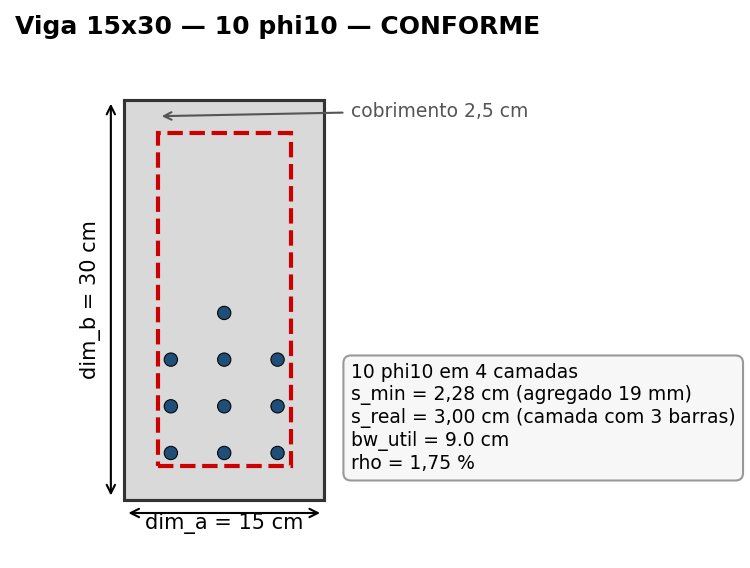

This figure's Python source:
"""
Desenho da secao transversal da viga 15x30 com 10 barras phi10 em 4 camadas.
Demonstra a Regra 12 (validate_rebar_spacing_beam) do StructConformity.
"""
import matplotlib.pyplot as plt
from matplotlib.patches import Rectangle, Circle

# Parametros (cm / mm)
dim_a = 15.0     # largura
dim_b = 30.0     # altura
cover = 2.5
phi_stirrup = 0.5   # cm (5 mm)
phi_main = 1.0      # cm (10 mm)

# Disposicao: 4 camadas com 3,3,3,1 barras (total=10) — ajuste visual
layers = [3, 3, 3, 1]
n_layers = len(layers)

# Largura util
bw_util = dim_a - 2 * (cover + phi_stirrup)

# Posicoes Y das camadas (de baixo pra cima)
y_bottom = cover + phi_stirrup + phi_main / 2
vertical_spacing = 3.5  # cm entre centros de camadas
y_positions = [y_bottom + i * vertical_spacing for i in range(n_layers)]

fig, ax = plt.subplots(figsize=(4.5, 7))

# Secao de concreto
ax.add_patch(Rectangle((0, 0), dim_a, dim_b, facecolor="#d9d9d9",
                       edgecolor="#333", linewidth=1.5))

# Estribo (retangulo interno)
s_offset = cover
stirrup_width = dim_a - 2 * cover
stirrup_height = dim_b - 2 * cover
ax.add_patch(Rectangle((s_offset, s_offset), stirrup_width, stirrup_height,
                       fill=False, edgecolor="#cc0000", linewidth=2.0,
                       linestyle="--", label=f"Estribo phi5 a 15 cm"))

# Barras longitudinais (circulos)
for layer_idx, n_bars in enumerate(layers):
    y = y_positions[layer_idx]
    # x de 3.5 a 11.5 com n_bars equidistantes
    if n_bars == 1:
        xs = [dim_a / 2]
    else:
        x_start = cover + phi_stirrup + phi_main / 2
        x_end = dim_a - x_start
        xs = [x_start + k * (x_end - x_start) / (n_bars - 1) for k in range(n_bars)]
    for x in xs:
        ax.add_patch(Circle((x, y), phi_main / 2, facecolor="#1f4e79",
                            edgecolor="black", linewidth=0.5))

# Anotacoes de cota
ax.annotate("", xy=(0, -1), xytext=(dim_a, -1),
            arrowprops=dict(arrowstyle="<->", color="black"))
ax.text(dim_a / 2, -2.2, f"dim_a = {dim_a:.0f} cm", ha="center", fontsize=10)

ax.annotate("", xy=(-1, 0), xytext=(-1, dim_b),
            arrowprops=dict(arrowstyle="<->", color="black"))
ax.text(-2.5, dim_b / 2, f"dim_b = {dim_b:.0f} cm", ha="center",
        va="center", rotation=90, fontsize=10)

# Cobrimento
ax.annotate("cobrimento 2,5 cm", xy=(cover, dim_b - cover / 2),
            xytext=(dim_a + 2, dim_b - cover / 2),
            arrowprops=dict(arrowstyle="->", color="#555"), fontsize=9, color="#555")

# Legenda textual
info = (
    f"10 phi10 em 4 camadas\n"
    f"s_min = 2,28 cm (agregado 19 mm)\n"
    f"s_real = 3,00 cm (camada com 3 barras)\n"
    f"bw_util = {bw_util:.1f} cm\n"
    f"rho = 1,75 %"
)
ax.text(dim_a + 2, 2, info, fontsize=9, va="bottom",
        bbox=dict(boxstyle="round,pad=0.4", fc="#f7f7f7", ec="#999"))

ax.set_xlim(-4, dim_a + 12)
ax.set_ylim(-4, dim_b + 4)
ax.set_aspect("equal")
ax.axis("off")
ax.set_title("Viga 15x30 — 10 phi10 — CONFORME", fontsize=12, fontweight="bold")

plt.tight_layout()
out = "viga_15x30_10phi10.png"
plt.savefig(out, dpi=150, bbox_inches="tight")
print(f"Imagem salva: {out}")
